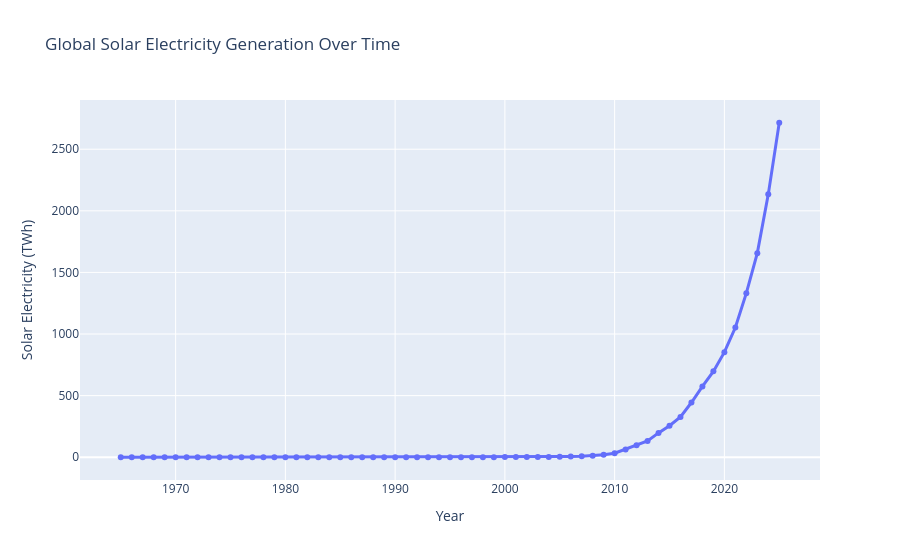

The notebook cell saved with this chart:
### Code cell
import plotly.express as px

fig = px.line(
    solar_trend,
    x="year",
    y="solar_electricity",
    title="Global Solar Electricity Generation Over Time",
    labels={
        "year": "Year",
        "solar_electricity": "Solar Electricity (TWh)"
    },
    markers=True
)

fig.update_traces(
    line=dict(width=3),
    marker=dict(size=6)
)

fig.show()

### Figure 1 — Plotly figure (JSON) as saved in the notebook; plotly's stock layout.template omitted (floating-point values rounded to 4 significant figures)
{"data": [{"hovertemplate": "Year=%{x}<br>Solar Electricity (TWh)=%{y}<extra></extra>", "legendgroup": "", "line": {"color": "#636efa", "dash": "solid", "width": 3}, "marker": {"size": 6, "symbol": "circle"}, "mode": "lines+markers", "name": "", "orientation": "v", "showlegend": false, "type": "scatter", "x": [1965, 1966, 1967, 1968, 1969, 1970, 1971, 1972, 1973, 1974, 1975, 1976, 1977, 1978, 1979, 1980, 1981, 1982, 1983, 1984, 1985, 1986, 1987, 1988, 1989, 1990, 1991, 1992, 1993, 1994, 1995, 1996, 1997, 1998, 1999, 2000, 2001, 2002, 2003, 2004, 2005, 2006, 2007, 2008, 2009, 2010, 2011, 2012, 2013, 2014, 2015, 2016, 2017, 2018, 2019, 2020, 2021, 2022, 2023, 2024, 2025], "xaxis": "x", "y": [0.0, 0.0, 0.0, 0.0, 0.0, 0.0, 0.0, 0.0, 0.0, 0.0, 0.0, 0.0, 0.0, 0.0, 0.0, 0.0, 0.0, 0.0, 0.003, 0.006, 0.012, 0.015, 0.011, 0.01, 0.262, 0.387, 0.501, 0.464, 0.549, 0.587, 0.63, 0.698, 0.74, 0.803, 0.915, 1.02, 1.36, 1.72, 2.11, 2.78, 3.95, 5.42, 7.29, 11.85, 19.82, 32.2, 63.45, 96.71, 131.7, 197.7, 255.9, 327.3, 444.3, 574.6, 697.0, 852.7, 1053.0, 1332.0, 1657.0, 2134.0, 2715.0], "yaxis": "y"}], "layout": {"legend": {"tracegroupgap": 0}, "title": {"text": "Global Solar Electricity Generation Over Time"}, "xaxis": {"anchor": "y", "domain": [0, 1], "title": {"text": "Year"}}, "yaxis": {"anchor": "x", "domain": [0, 1], "title": {"text": "Solar Electricity (TWh)"}}}}
